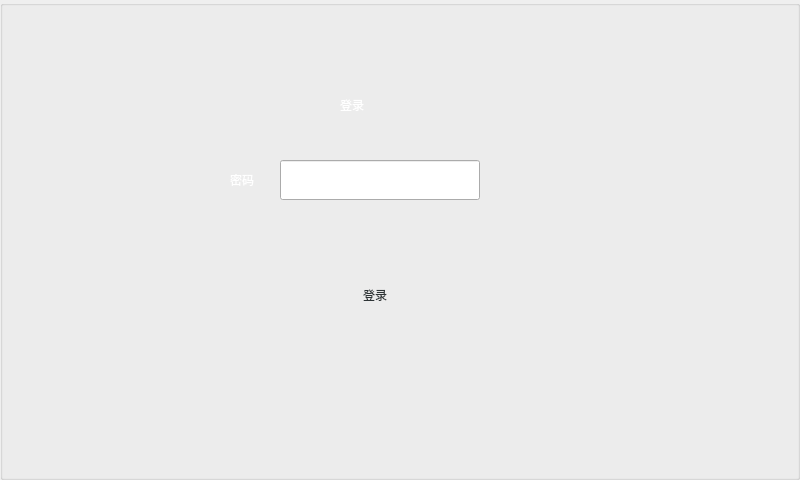
   <widget class="QGroupBox" name="groupBox_login">
    <property name="geometry">
     <rect>
      <x>0</x>
      <y>0</y>
      <width>800</width>
      <height>480</height>
     </rect>
    </property>
    <property name="styleSheet">
     <string notr="true">QGroupBox#groupBox_login{background-color: rgba(0, 0, 0, 1);border:none}
</string>
    </property>
    <property name="title">
     <string/>
    </property>
    <widget class="QPushButton" name="pushButton_login">
     <property name="geometry">
      <rect>
       <x>300</x>
       <y>270</y>
       <width>150</width>
       <height>50</height>
      </rect>
     </property>
     <property name="focusPolicy">
      <enum>Qt::NoFocus</enum>
     </property>
     <property name="styleSheet">
      <string notr="true">QPushButton{border:none;background-image: url(:/images/btnBg.gif);font: 400 14pt &quot;Ubuntu&quot;;color: rgb(46, 52, 54);} 
QPushButton:pressed{border:none;background-image: url(:/images/btnBg_down.gif);} 
</string>
     </property>
     <property name="text">
      <string>登录</string>
     </property>
    </widget>
    <widget class="QLabel" name="label_title">
     <property name="geometry">
      <rect>
       <x>340</x>
       <y>90</y>
       <width>50</width>
       <height>30</height>
      </rect>
     </property>
     <property name="styleSheet">
      <string notr="true">color: rgb(255, 255, 255);
font: 500 16pt &quot;Ubuntu&quot;;</string>
     </property>
     <property name="text">
      <string>登录</string>
     </property>
    </widget>
    <widget class="QLabel" name="label_erroMes">
     <property name="geometry">
      <rect>
       <x>280</x>
       <y>220</y>
       <width>200</width>
       <height>20</height>
      </rect>
     </property>
     <property name="styleSheet">
      <string notr="true">color: rgb(255, 255, 255);
font: 400 12pt &quot;Ubuntu&quot;;</string>
     </property>
     <property name="text">
      <string/>
     </property>
     <property name="alignment">
      <set>Qt::AlignCenter</set>
     </property>
    </widget>
    <widget class="QLineEdit" name="lineEdit_password">
     <property name="geometry">
      <rect>
       <x>280</x>
       <y>160</y>
       <width>200</width>
       <height>40</height>
      </rect>
     </property>
     <property name="focusPolicy">
      <enum>Qt::NoFocus</enum>
     </property>
     <property name="styleSheet">
      <string notr="true">font:500 14pt &quot;Ubuntu&quot;;</string>
     </property>
     <property name="readOnly">
      <bool>false</bool>
     </property>
    </widget>
    <widget class="QLabel" name="label_password">
     <property name="geometry">
      <rect>
       <x>230</x>
       <y>170</y>
       <width>40</width>
       <height>20</height>
      </rect>
     </property>
     <property name="styleSheet">
      <string notr="true">color: rgb(255, 255, 255);
font: 400 14pt &quot;Ubuntu&quot;;</string>
     </property>
     <property name="text">
      <string>密码</string>
     </property>
    </widget>
   </widget>
